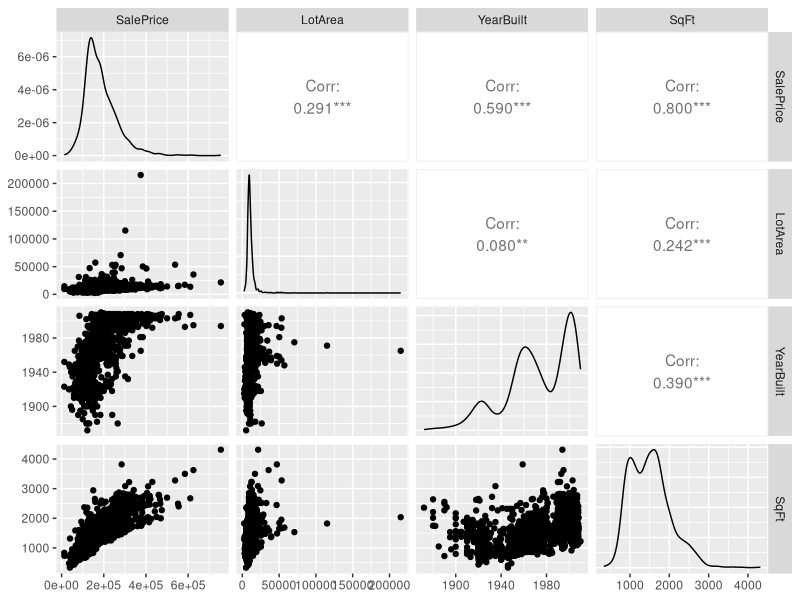
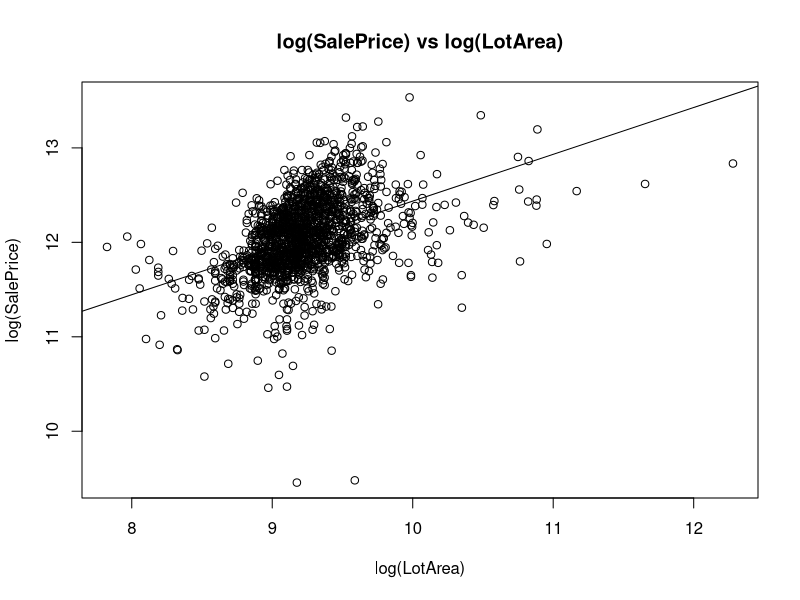
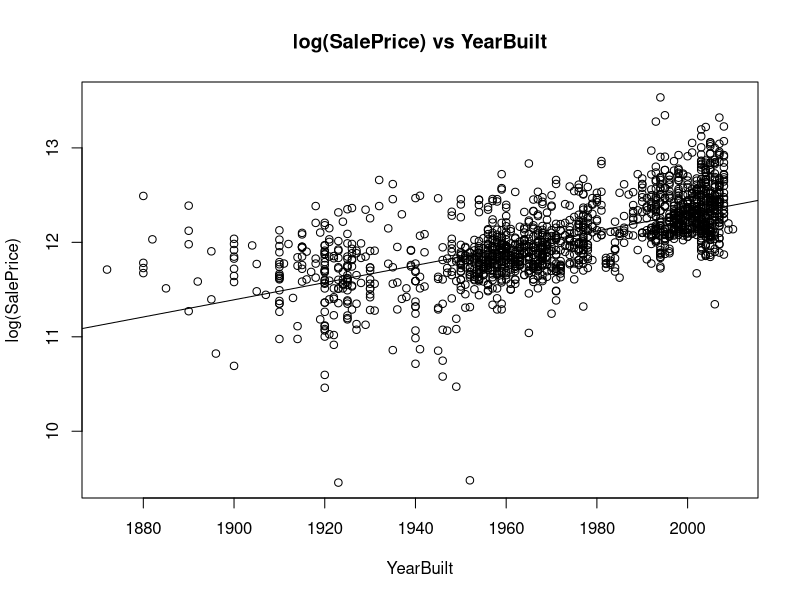
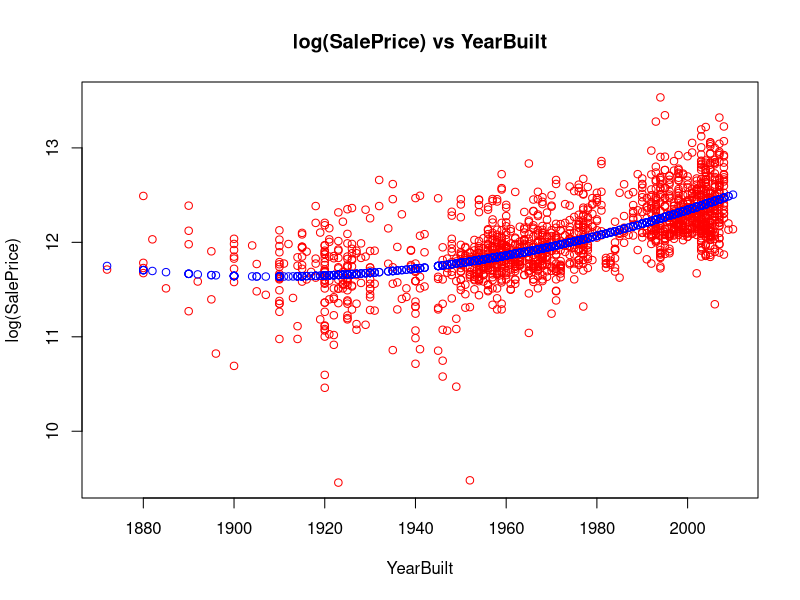
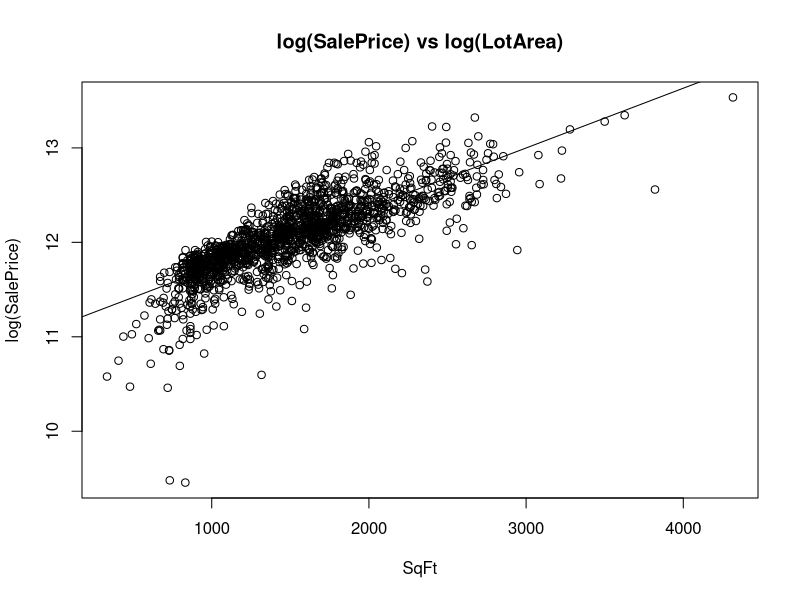
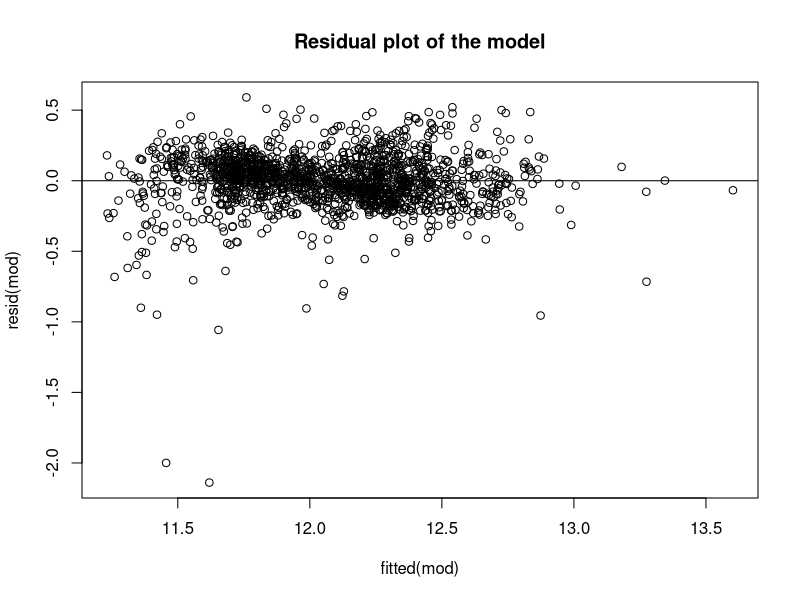
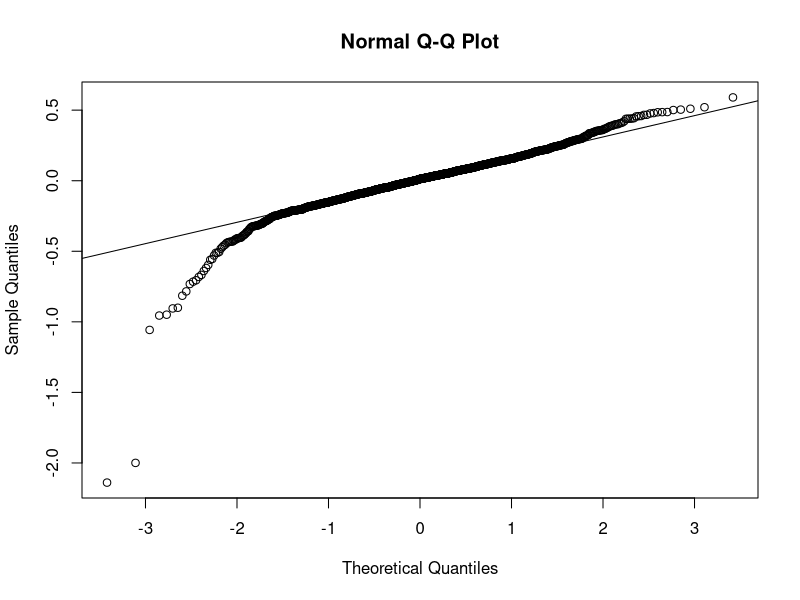
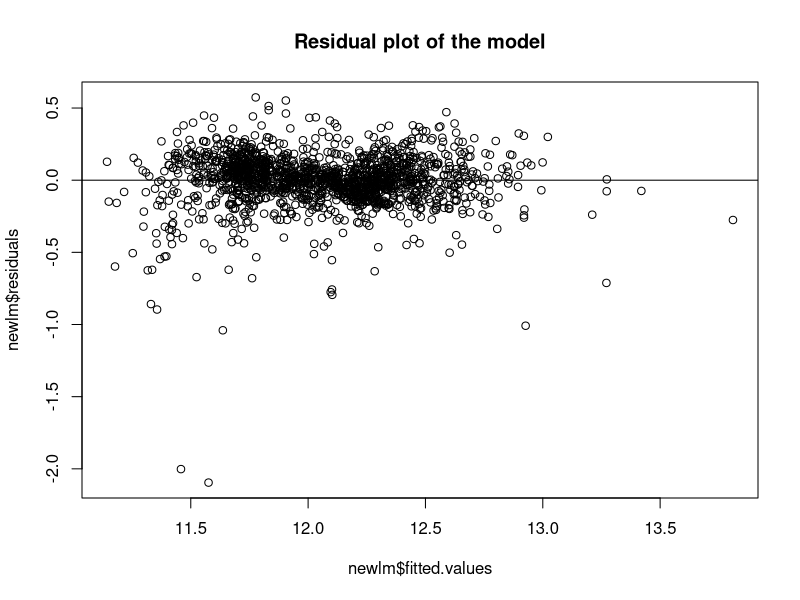

These charts were generated, in order, by the following R code:
## ---- chunk 1
knitr::opts_chunk$set(echo = TRUE)
## ---- chunk 2
realEst_data = read.csv("ames_housing_data_PROJECT2018.csv")
library(tidyverse)
library(car)
library(GGally)
glimpse(data)
## ---- chunk 3
ggpairs(data = realEst_data, columns = c ("SalePrice","LotArea","YearBuilt","SqFt"))
## ---- chunk 4
## SalePrice vs LotArea

# take log of both
plot(log(realEst_data$LotArea),log(realEst_data$SalePrice),xlab = "log(LotArea)",ylab = "log(SalePrice)",main = "log(SalePrice) vs log(LotArea)")
lm1 = lm(log(SalePrice)~log(LotArea),data = realEst_data)
abline(lm1)
summary(lm1)
## ---- chunk 5
## SalePrice vs YearBuilt

# take log of only SalePrice
plot(realEst_data$YearBuilt,log(realEst_data$SalePrice),xlab = "YearBuilt",ylab = "log(SalePrice)",main = "log(SalePrice) vs YearBuilt")
lm2 = lm(log(SalePrice)~YearBuilt,data = realEst_data)
abline(lm2)
summary(lm2)

# try quadratic model
lm2_1 = lm(log(SalePrice)~YearBuilt + I(YearBuilt^2),data = realEst_data);

summary(lm2_1)
plot(realEst_data$YearBuilt,log(realEst_data$SalePrice),xlab = "YearBuilt",ylab = "log(SalePrice)",main = "log(SalePrice) vs YearBuilt",col="red")
points(realEst_data$YearBuilt,fitted(lm2_1),col="blue");
## ---- chunk 6
## SalePrice vs SqrFt

# take log of only SalePrice
plot(realEst_data$SqFt,log(realEst_data$SalePrice),xlab = "SqFt",ylab = "log(SalePrice)",main = "log(SalePrice) vs log(LotArea)")
lm3 = lm(log(SalePrice)~SqFt , data = realEst_data)
abline(lm3)
summary(lm3)
## ---- chunk 7
## Build linear model
mod = lm(log(SalePrice)~SqFt+log(LotArea)+YearBuilt,data = realEst_data)
summary(mod)

## ---- chunk 8
##???Check interaction
AIC(lm(log(SalePrice)~SqFt+log(LotArea)+YearBuilt+SqFt:log(LotArea),data = realEst_data)) - AIC(mod)
BIC(lm(log(SalePrice)~SqFt+log(LotArea)+YearBuilt+SqFt:log(LotArea),data = realEst_data)) - BIC(mod)
AIC(lm(log(SalePrice)~SqFt+log(LotArea)+YearBuilt+SqFt:YearBuilt,data = realEst_data)) - AIC(mod)
BIC(lm(log(SalePrice)~SqFt+log(LotArea)+YearBuilt+SqFt:YearBuilt,data = realEst_data)) - BIC(mod)
AIC(lm(log(SalePrice)~SqFt+log(LotArea)+YearBuilt+log(LotArea):YearBuilt,data = realEst_data)) - AIC(mod)
BIC(lm(log(SalePrice)~SqFt+log(LotArea)+YearBuilt+log(LotArea):YearBuilt,data = realEst_data)) - BIC(mod)
anova(mod, lm(log(SalePrice)~SqFt+log(LotArea)+YearBuilt+SqFt:log(LotArea),data = realEst_data))
anova(mod, lm(log(SalePrice)~SqFt+log(LotArea)+YearBuilt+SqFt:YearBuilt,data = realEst_data))
anova(mod, lm(log(SalePrice)~SqFt+log(LotArea)+YearBuilt+log(LotArea):YearBuilt,data = realEst_data))
## ---- chunk 9
##Residual plot and QQ-plot
plot(fitted(mod),resid(mod),main="Residual plot of the model")
abline(h=0)
qqnorm(resid(mod));qqline(resid(mod))
## ---- chunk 10
# try to use see whether use factored variable or continuous variable

HalfBath_Fact = as.factor(realEst_data$HalfBath)
FullBath_Fact = as.factor(realEst_data$FullBath)
Bedroom_Fact = as.factor(realEst_data$Bedrooms)
Room_Fact = as.factor(realEst_data$Rooms)

# decide whether combine half&full bath 

# decide rooms to be continuous or factored variable
roomFact = lm(log(SalePrice)~SqFt+log(LotArea)+YearBuilt+Room_Fact+Style,data = realEst_data)
roomCont = lm(log(SalePrice)~SqFt+log(LotArea)+YearBuilt+Rooms+Style,data = realEst_data)
diffRoom = BIC(roomFact) - BIC(roomCont)
diffRoom

# decide HalfBath to be continuous or factored variable
HalfBathFact = lm(log(SalePrice)~SqFt+log(LotArea)+YearBuilt+HalfBath_Fact+Style,data = realEst_data)
HalfBathCont = lm(log(SalePrice)~SqFt+log(LotArea)+YearBuilt+HalfBath+Style,data = realEst_data)
diffHalfBath = BIC(HalfBathFact) - BIC(HalfBathCont)
diffHalfBath

# decide FullBath to be continuous or factored variable
FullBathFact = lm(log(SalePrice)~SqFt+log(LotArea)+YearBuilt+FullBath_Fact+Style,data = realEst_data)
FullBathCont = lm(log(SalePrice)~SqFt+log(LotArea)+YearBuilt+FullBath+Style,data = realEst_data)
diffFullBath = BIC(FullBathFact) - BIC(FullBathCont)
diffFullBath

# decide Bedrooms to be continuous or factored variable
BedroomsFact = lm(log(SalePrice)~SqFt+log(LotArea)+YearBuilt+Bedroom_Fact+Style,data = realEst_data)
BedroomsCont = lm(log(SalePrice)~SqFt+log(LotArea)+YearBuilt+Bedrooms+Style,data = realEst_data)
diffBedrooms = BIC(BedroomsFact) - BIC(BedroomsCont)
diffBedrooms

# decide whether should replace Rooms as a predictor
WithRooms = lm(log(SalePrice)~SqFt+log(LotArea)+YearBuilt+HalfBath+FullBath+Bedroom_Fact+Room_Fact+Style,data = realEst_data)
NoRooms = lm(log(SalePrice)~SqFt+log(LotArea)+YearBuilt+HalfBath+FullBath+Bedroom_Fact+Style,data = realEst_data)
diffR = BIC(WithRooms) - BIC(NoRooms)
diffR

# decide whether should replace other type of rooms (keep only with the # of total rooms)
WithOtherRooms = lm(log(SalePrice)~SqFt+log(LotArea)+YearBuilt+HalfBath+FullBath+Bedroom_Fact+Room_Fact+Style,data = realEst_data)
NoOtherRooms = lm(log(SalePrice)~SqFt+log(LotArea)+YearBuilt+Room_Fact+Style,data = realEst_data)
diffO = BIC(WithOtherRooms) - BIC(NoOtherRooms)
diffO
## ---- chunk 11
# decide whether to combine half&full bath to bath
bath = realEst_data$FullBath+0.5*realEst_data$HalfBath
combineBath = lm(log(SalePrice)~SqFt+log(LotArea)+YearBuilt+bath+Bedroom_Fact+Style,data = realEst_data)

seperateBath = lm(log(SalePrice)~SqFt+log(LotArea)+YearBuilt+HalfBath+FullBath+Bedroom_Fact+Style,data = realEst_data)

diffR = BIC(combineBath) - BIC(seperateBath)
diffR

## ---- chunk 12

# stepwise regression by AIC
null = lm(log(SalePrice)~1, data = realEst_data )
full = lm(log(SalePrice)~SqFt+log(LotArea)+YearBuilt+HalfBath+FullBath+Bedroom_Fact+Style,data = realEst_data)

library(MASS)
stepAIC(full,scope = list(lower=null,upper=full),direction="both",k=log(dim(realEst_data)[1]));



## ---- chunk 13
newlm = stepAIC(null,scope = list(upper=full),direction="both",k=log(dim(realEst_data)[1]));
newlm$terms
## ---- chunk 14
##Residual plot and QQ-plot
summary(newlm)
plot(newlm$fitted.values,newlm$residuals,main="Residual plot of the model")
abline(h=0)
qqnorm(newlm$residuals);qqline(newlm$residuals)
## ---- chunk 15
summary(newlm)
## ---- chunk 16
# suppose sqFt = 1995, YearBuilt = 2013, Style = 2 story, Bedrooms = 3, FullBath = 2, halfBath = 2, Rooms = 10, LotArea = 15500.

d = data.frame(SqFt = 1995, YearBuilt = 2013, Style = '2Story', Bedroom_Fact = '3', LotArea = 15500, HalfBath = 2);
pridict_model = predict(newlm, d, se.fit = TRUE)
price = pridict_model$fit
price = exp(price)
price


## ---- chunk 17
# 95% prediction interval for log(salePrize)
logPI = predict(newlm, newdata=d, interval="prediction", level=.95)
logPI
realPI = exp(logPI)
realPI
